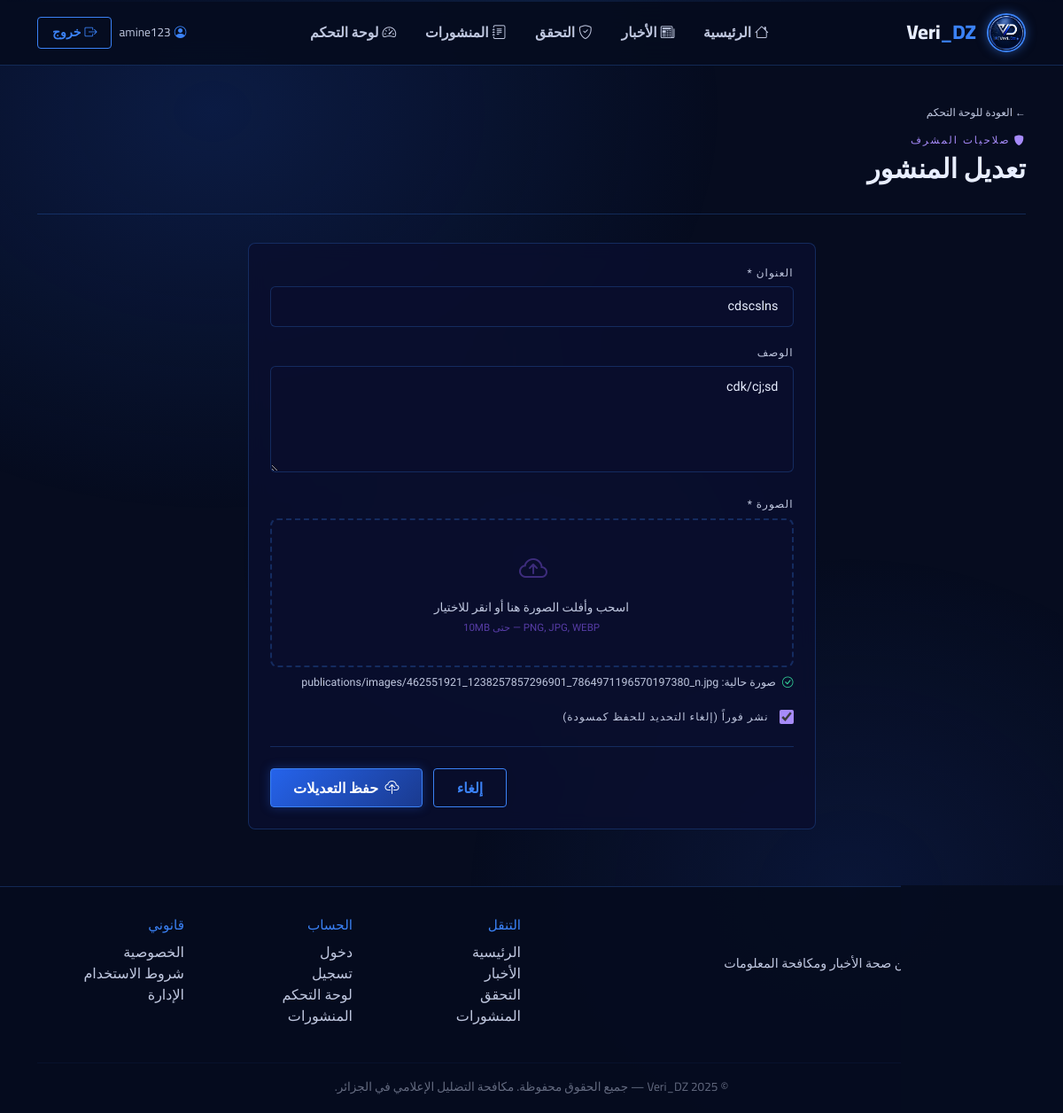
The app's page /publications/1/edit/ (signed in) with its own data.
### accounts/models.py (models this page shows, shortened)
class User(AbstractUser):
    is_journalist = models.BooleanField(default=False)
    bio = models.TextField(blank=True)
    organization = models.CharField(max_length=200, blank=True)
    avatar = models.ImageField(upload_to='avatars/', blank=True, null=True)
    class Meta:
        verbose_name = 'Utilisateur'
        verbose_name_plural = 'Utilisateurs'

### publications/models.py (models this page shows, shortened)
class Publication(models.Model):
    TYPE_CHOICES = [
        ('image', 'Image'),
        ('video', 'Video'),
    ]
    title = models.CharField(max_length=200)
    description = models.TextField(blank=True)
    pub_type = models.CharField(max_length=10, choices=TYPE_CHOICES)
    image = models.ImageField(upload_to='publications/images/', blank=True, null=True)
    video = models.FileField(upload_to='publications/videos/', blank=True, null=True)
    thumbnail = models.ImageField(upload_to='publications/thumbnails/', blank=True, null=True)
    author = models.ForeignKey(
        settings.AUTH_USER_MODEL,
        on_delete=models.CASCADE
    )
    created_at = models.DateTimeField(auto_now_add=True)
    updated_at = models.DateTimeField(auto_now=True)
    is_published = models.BooleanField(default=True)
    views_count = models.PositiveIntegerField(default=0)
    class Meta:
        ordering = ['-created_at']

### publications/views.py (the view, shortened to what this page needs)
# urls.py: path('<int:pk>/edit/', views.publication_edit, name='edit'),
@login_required
@user_passes_test(is_admin)
def publication_edit(request, pk):
    pub = get_object_or_404(Publication, pk=pk)
    return render(request, 'publications/form.html', {'pub': pub})

### publications/views.py (called while the page is built)
def is_admin(user):
    return user.is_authenticated and user.is_staff

### publications/templates/publications/form.html (shortened to what this page needs)
{% extends 'base.html' %}
{% block content %}
<div class="container">
    <div class="form-header">
        <a href="/dashboard/" style="font-family:var(--font-mono);font-size:0.75rem;color:var(--vd-silver);text-decoration:none;">
            ← العودة للوحة التحكم
        </a>
        <div style="font-family:var(--font-mono);font-size:0.72rem;color:#a78bfa;letter-spacing:2px;margin:0.75rem 0 0.3rem;">
            <i class="bi bi-shield-fill me-1"></i>صلاحيات المشرف
        </div>
        <h1 class="vd-section-title mb-0">
            {% if pub %}تعديل المنشور{% else %}منشور <span class="accent">جديد</span>{% endif %}
        </h1>
    </div>
    <div class="row justify-content-center">
        <div class="col-lg-7">
            <div class="vd-card">
                <form method="post" enctype="multipart/form-data" id="pubForm">
                    <div class="field-group">
                        <label class="form-label" for="id_title">العنوان *</label>
                        <input type="text" name="title" id="id_title"
                            class="form-control-vd"
                            value="{{ pub.title|default:'' }}"
                            placeholder="أدخل عنوان المنشور..."
                            required>
                    </div>
                    <div class="field-group">
                        <label class="form-label" for="id_description">الوصف</label>
                        <textarea name="description" id="id_description"
                            class="form-control-vd"
                            placeholder="وصف اختياري للمحتوى...">{{ pub.description|default:'' }}</textarea>
                    </div>
                    <div class="field-group" id="imageField"
                        style="{% if request.GET.type == 'video' %}display:none;{% endif %}">
                        <label class="form-label">
                            {% if pub and pub.pub_type == 'video' %}صورة مصغرة (اختياري){% else %}الصورة *{% endif %}
                        </label>
                        <div class="upload-zone" id="uploadZone">
                            <i class="bi bi-cloud-arrow-up"></i>
                            <p>اسحب وأفلت الصورة هنا أو انقر للاختيار</p>
                            <small>PNG, JPG, WEBP — حتى 10MB</small>
                        </div>
                        {% if pub and pub.image %}
                        <p style="font-size:0.78rem;color:var(--vd-silver);margin-top:0.5rem;">
                            <i class="bi bi-check-circle me-1" style="color:#34d399;"></i>
                            صورة حالية: {{ pub.image.name }}
                        </p>
                        {% endif %}
                    </div>
                    <div class="field-group" style="display:flex;align-items:center;gap:0.75rem;">
                        <input type="checkbox" name="is_published" id="is_published"
                            {% if pub.is_published or not pub %}checked{% endif %}
                            style="width:16px;height:16px;accent-color:#a78bfa;cursor:pointer;">
                        <label for="is_published" class="form-label" style="margin:0;cursor:pointer;">
                            نشر فوراً (إلغاء التحديد للحفظ كمسودة)
                        </label>
                    </div>
                    <div class="form-actions">
                        <a href="/dashboard/" class="btn-vd-outline">إلغاء</a>
                        <button type="submit" class="btn-vd-primary">
                            <i class="bi bi-cloud-upload me-1"></i>
                            {% if pub %}حفظ التعديلات{% else %}نشر المحتوى{% endif %}
                        </button>
                    </div>
                </form>
            </div>
        </div>
    </div>
</div>
{% endblock %}

### templates/base.html (shortened to what this page needs)
<!DOCTYPE html>
<html lang="ar" dir="rtl">
<head>
    {% load static %}
    <link rel="stylesheet" href="https://cdn.jsdelivr.net/npm/bootstrap@5.3.2/dist/css/bootstrap.rtl.min.css">
    <link href="https://cdn.jsdelivr.net/npm/bootstrap-icons@1.11.3/font/bootstrap-icons.css" rel="stylesheet">
</head>
<body>
<nav class="vd-navbar navbar navbar-expand-lg sticky-top">
    <div class="container">
        <a class="navbar-brand" href="/">
            <img src="{% static 'images/logo.jpeg' %}" alt="VeriDz" class="brand-logo">
            <span class="brand-text">Veri<span>_DZ </span></span>
        </a>
        <div class="desktop-nav-links collapse navbar-collapse" id="navMenu">
            <ul class="navbar-nav mx-auto gap-1">
                <li class="nav-item">
                    <a class="nav-link {% block nav_home %}{% endblock %}" href="/"><i class="bi bi-house me-1"></i>الرئيسية</a>
                </li>
                <li class="nav-item">
                    <a class="nav-link {% block nav_news %}{% endblock %}" href="/news/"><i class="bi bi-newspaper me-1"></i>الأخبار</a>
                </li>
                <li class="nav-item">
                    <a class="nav-link {% block nav_fact %}{% endblock %}" href="/fact-check/"><i class="bi bi-shield-check me-1"></i>التحقق</a>
                </li>
                <li class="nav-item">
                    <a class="nav-link {% block nav_pubs %}{% endblock %}" href="/publications/"><i class="bi bi-journal-text me-1"></i>المنشورات</a>
                </li>
                {% if user.is_authenticated %}
                <li class="nav-item">
                    <a class="nav-link {% block nav_dash %}{% endblock %}" href="/dashboard/"><i class="bi bi-speedometer2 me-1"></i>لوحة التحكم</a>
                </li>
                {% endif %}
            </ul>
            <div class="d-flex align-items-center gap-2">
                {% if user.is_authenticated %}
                    <span class="text-vd-silver" style="font-size:0.85rem;font-family:var(--font-main);">
                        <i class="bi bi-person-circle me-1 text-vd-accent"></i>{{ user.username }}
                    </span>
                    <a href="/accounts/logout/" class="btn-vd-outline" style="font-size:0.88rem; padding:0.4rem 1rem;">
                        <i class="bi bi-box-arrow-right me-1"></i>خروج
                    </a>
                {% else %}
                    <a href="/accounts/login/" class="btn-vd-outline" style="font-size:0.88rem; padding:0.4rem 1rem;">دخول</a>
                    <a href="/accounts/signup/" class="btn-vd-primary" style="font-size:0.88rem; padding:0.4rem 1rem;">تسجيل</a>
                {% endif %}
            </div>
        </div>
    </div>
</nav>
<main>
    {% block content %}{% endblock %}
</main>
<footer class="vd-footer">
    <div class="container">
        <div class="row g-4">
            <div class="col-md-4">
                <div class="d-flex align-items-center gap-2 mb-2">
                    <img src="{% static 'images/logo.jpeg' %}" alt="VeriDz" style="width:36px;height:36px;border-radius:50%;border:1px solid var(--vd-border);">
                    <span class="footer-brand">Veri<span>_DZ </span></span>
                </div>
                <p>منصة جزائرية للتحقق من صحة الأخبار ومكافحة المعلومات المضللة.</p>
            </div>
            <div class="col-md-2 offset-md-2">
                <p class="font-main mb-2" style="color:var(--vd-bright);font-size:0.95rem;">التنقل</p>
                <ul class="list-unstyled">
                    <li><a href="/">الرئيسية</a></li>
                    <li><a href="/news/">الأخبار</a></li>
                    <li><a href="/fact-check/">التحقق</a></li>
                    <li><a href="/publications/">المنشورات</a></li>
                </ul>
            </div>
            <div class="col-md-2">
                <p class="font-main mb-2" style="color:var(--vd-bright);font-size:0.95rem;">الحساب</p>
                <ul class="list-unstyled">
                    <li><a href="/accounts/login/">دخول</a></li>
                    <li><a href="/accounts/signup/">تسجيل</a></li>
                    <li><a href="/dashboard/">لوحة التحكم</a></li>
                    <li><a href="/publications/">المنشورات</a></li>
                </ul>
            </div>
            <div class="col-md-2">
                <p class="font-main mb-2" style="color:var(--vd-bright);font-size:0.95rem;">قانوني</p>
                <ul class="list-unstyled">
                    <li><a href="#">الخصوصية</a></li>
                    <li><a href="#">شروط الاستخدام</a></li>
                    <li><a href="/admin/">الإدارة</a></li>
                </ul>
            </div>
        </div>
        <hr style="border-color:var(--vd-border);margin-top:1.5rem;">
        <p class="text-center mb-0" style="font-size:0.85rem;color:rgba(192,200,224,0.5);font-family:var(--font-main);">
            © 2025 Veri_DZ  — جميع الحقوق محفوظة. مكافحة التضليل الإعلامي في الجزائر.
        </p>
    </div>
</footer>
</body>
</html>

### templates/base.html (style rules this page uses)
:root { --vd-navy: #0a0f2e; --vd-dark: #060c1f; --vd-blue: #1a3a8f; --vd-accent: #2563eb; --vd-bright: #3b82f6; --vd-glow: #60a5fa; --vd-silver: #c0c8e0; --vd-white: #e8eeff; --vd-border: rgba(59,130,246,0.25); --vd-card-bg: rgba(10,15,46,0.85); --vd-panel: rgba(26,58,143,0.12); --font-main: 'Cairo', sans-serif; --font-body: 'Tajawal', sans-serif; --sidebar-width: 280px; }
* { box-sizing: border-box; }
body { background: var(--vd-dark); color: var(--vd-white); font-family: var(--font-body); min-height: 100vh; overflow-x: hidden; direction: rtl; }
body::before { content: ''; position: fixed; inset: 0; background: radial-gradient(ellipse 80% 60% at 20% 10%, rgba(37,99,235,0.18) 0%, transparent 60%), radial-gradient(ellipse 60% 50% at 80% 80%, rgba(26,58,143,0.22) 0%, transparent 60%), radial-gradient(ellipse 40% 30% at 50% 50%, rgba(59,130,246,0.06) 0%, transparent 70%); pointer-events: none; z-index: 0; }
body > * { position: relative; z-index: 1; }
.vd-navbar { background: rgba(6,12,31,0.92); border-bottom: 1px solid var(--vd-border); backdrop-filter: blur(16px); padding: 0.6rem 0; }
.vd-navbar .navbar-brand { display: flex; align-items: center; gap: 0.75rem; text-decoration: none; }
.vd-navbar .brand-logo { width: 44px; height: 44px; border-radius: 50%; border: 2px solid var(--vd-bright); box-shadow: 0 0 12px rgba(59,130,246,0.5); object-fit: cover; }
.vd-navbar .brand-text { font-family: var(--font-main); font-size: 1.4rem; font-weight: 800; color: var(--vd-white); letter-spacing: 0; }
.vd-navbar .brand-text span { color: var(--vd-bright); }
@media (min-width: 992px) { .desktop-nav-links { display: flex !important; } }
.vd-navbar .nav-link { font-family: var(--font-main); font-size: 0.98rem; font-weight: 600; color: var(--vd-silver) !important; padding: 0.4rem 0.9rem !important; border-radius: 4px; transition: color 0.2s, background 0.2s; }
.vd-navbar .nav-link i { margin-left: 5px; margin-right: 0; }
.btn-vd-primary { background: linear-gradient(135deg, var(--vd-accent), var(--vd-blue)); color: #fff; border: 1px solid var(--vd-bright); font-family: var(--font-main); font-size: 1rem; font-weight: 700; padding: 0.55rem 1.6rem; border-radius: 4px; transition: all 0.25s; box-shadow: 0 0 12px rgba(37,99,235,0.35); text-decoration: none; display: inline-block; }
.btn-vd-outline { background: transparent; color: var(--vd-bright); border: 1px solid var(--vd-bright); font-family: var(--font-main); font-size: 1rem; font-weight: 700; padding: 0.55rem 1.6rem; border-radius: 4px; transition: all 0.25s; text-decoration: none; display: inline-block; }
.vd-card { background: var(--vd-card-bg); border: 1px solid var(--vd-border); border-radius: 8px; padding: 1.5rem; backdrop-filter: blur(10px); transition: border-color 0.3s, box-shadow 0.3s; }
.vd-section-title { font-family: var(--font-main); font-weight: 800; font-size: 1.9rem; color: var(--vd-white); }
.vd-footer { background: rgba(6,12,31,0.95); border-top: 1px solid var(--vd-border); padding: 2rem 0 1.2rem; margin-top: 4rem; }
.vd-footer .footer-brand { font-family: var(--font-main); font-size: 1.3rem; font-weight: 800; color: var(--vd-white); }
.vd-footer .footer-brand span { color: var(--vd-bright); }
.vd-footer p { color: var(--vd-silver); font-size: 0.9rem; }
.vd-footer a { color: var(--vd-silver); text-decoration: none; transition: color 0.2s; }
.text-vd-accent { color: var(--vd-bright); }
.text-vd-silver { color: var(--vd-silver); }
.font-main { font-family: var(--font-main); }
.bi { margin-left: 4px; margin-right: 0; }
.me-1 { margin-left: 0.25rem !important; margin-right: 0 !important; }

### records on screen
User: username "amine123"
Publication: title "cdscslns", description "cdk/cj;sd", image.name "publications/images/462551921_1238257857296901_7864971196570197380_n.jpg", is_published "☑"
